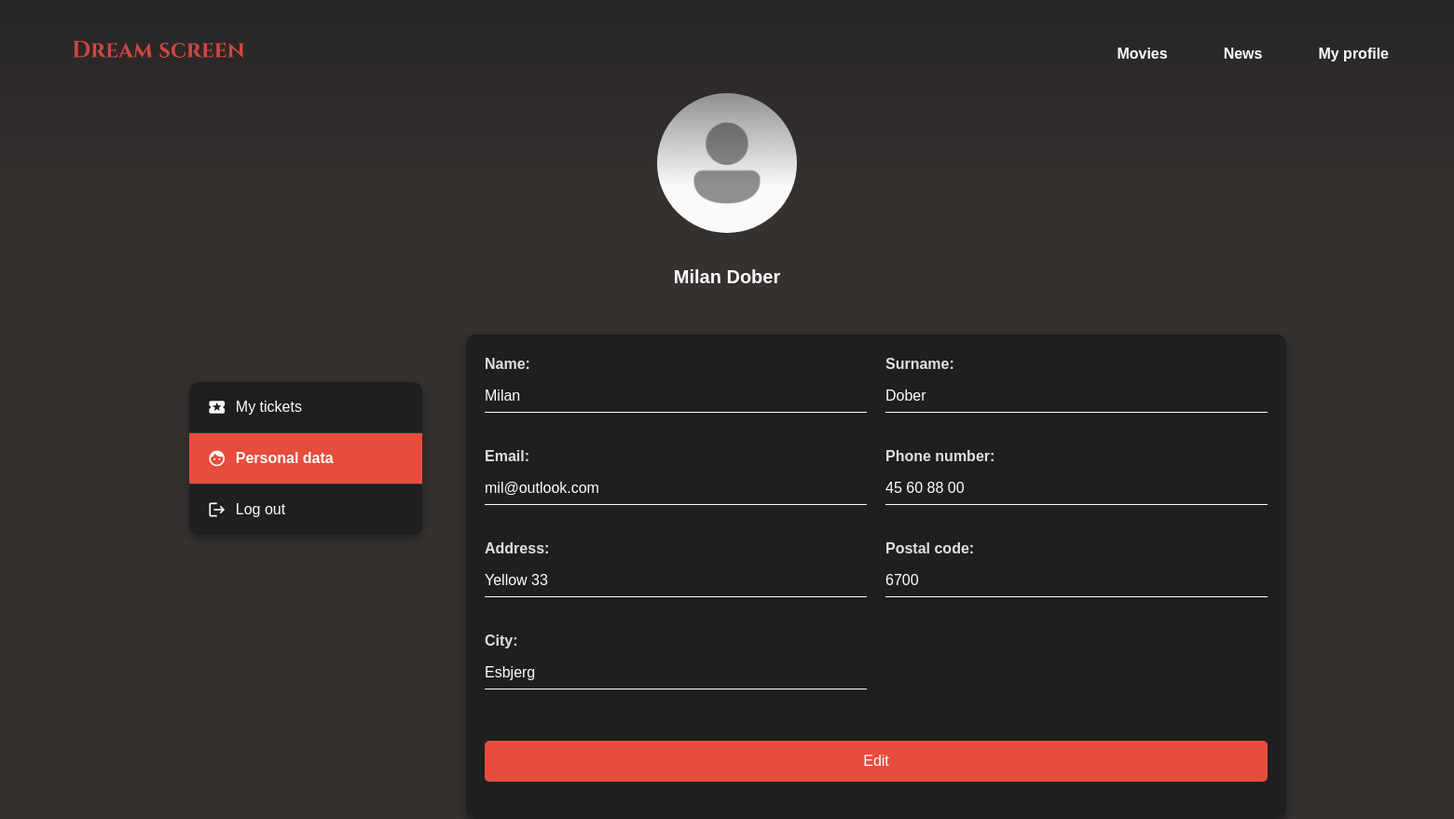
Page /user_profile/views/user_data.php (signed in) on the committed database.
### tables this page shows
CREATE TABLE User (
    userID INT AUTO_INCREMENT PRIMARY KEY,
    firstName VARCHAR(80) NOT NULL,
    lastName VARCHAR(80) NOT NULL,
    email VARCHAR(100) NOT NULL,
    userPicture VARCHAR(255),
    phoneNumber VARCHAR(11),
    password VARCHAR(100) NOT NULL,
    street VARCHAR(100),
    postalCode VARCHAR(4),
    FOREIGN KEY (postalCode) REFERENCES PostalCode(postalCode)
);

CREATE TABLE PostalCode (
    postalCode VARCHAR(4) NOT NULL PRIMARY KEY,
    city CHAR(80) NOT NULL
);

### user_profile/templates/user_sidebar_logic.php (called while the page is built, shortened)
<?php
require_once '../classes/user.php';
$userID = $_SESSION['user_id'];
$user = new User();
$currentPage = basename($_SERVER['PHP_SELF']);
$userData = $user->getUserProfile($userID);
$userData = array_map(
    fn($value) => $value !== null ? htmlspecialchars($value, ENT_QUOTES, 'UTF-8') : '',
    $userData
);
?>

### user_profile/classes/user.php (called while the page is built, shortened)
<?php
require_once '../../includes/connection.php';
class User {
    private $db;
    public function __construct() {
        global $db;
        $this->db = $db;
    }
    public function getUserProfile($userID) {
        $stmt = $this->db->prepare('
            SELECT u.*, p.city
            FROM User u
            LEFT JOIN PostalCode p ON u.postalCode = p.postalCode
            WHERE userID = :userID
        ');
        $stmt->execute(['userID' => $userID]);
        return $stmt->fetch(PDO::FETCH_ASSOC);
    }
}

### loginPDO/actions/session.php (called while the page is built, shortened)
<?php
function logged_in(){
    return isset($_SESSION['user_id']);
}
?>

### user_profile/views/user_data.php (the view, shortened to what this page needs)
<?php
require_once '../classes/user.php';
require_once '../templates/user_sidebar.php';
require_once '../../navbar_footer/cinema_navbar.php';
$userID = $_SESSION['user_id'];
$user = new User();
$userData = $user->getUserProfile($userID);
$userData = array_map(fn($value) => htmlspecialchars($value ?? '', ENT_QUOTES, 'UTF-8'), $userData);
?>
<!DOCTYPE html>
<html lang="en">
<head>
    <link rel="stylesheet" href="../../css/style.css">
</head>
<body>
<div class="user-account-main">
    <div class="user-account-data">
        <div class="user-account-form-container">
            <div class="form-group">
                <label>Name:</label>
                <p><?= $userData['firstName'] ?? 'Not provided'; ?></p>
            </div>
            <div class="form-group">
                <label>Surname:</label>
                <p><?= $userData['lastName'] ?? 'Not provided'; ?></p>
            </div>
            <div class="form-group">
                <label>Email:</label>
                <p><?= $userData['email'] ?? 'Not provided'; ?></p>
            </div>
            <div class="form-group">
                <label>Phone number:</label>
                <p><?= $userData['phoneNumber'] ?? 'Not provided'; ?></p>
            </div>
            <div class="form-group">
                <label>Address:</label>
                <p><?= $userData['street'] ?? 'Not provided'; ?></p>
            </div>
            <div class="form-group">
                <label>Postal code:</label>
                <p><?= $userData['postalCode'] ?? 'Not provided'; ?></p>
            </div>
            <div class="form-group">
                <label>City:</label>
                <p><?= $userData['city'] ?? 'Not provided'; ?></p>
            </div>
        </div>
        <div class="form-actions">
            <a href="edit_user.php" class="user-account-edit-btn">Edit</a>
        </div>
    </div>
</div>
</body>
</html>

### user_profile/templates/user_sidebar.php (shortened to what this page needs)
<?php require_once 'user_sidebar_logic.php'; ?>
<ul class="user-account-sidebar">
    <li class="user-nav-item">
        <a href="../views/tickets.php" class="user-account-sidebar-link <?= $currentPage === 'tickets.php' ? 'active' : ''; ?>">
            <span class="material-icons">local_activity</span> My tickets
        </a>
    </li>
    <li class="user-nav-item">
        <a href="../views/user_data.php" class="user-account-sidebar-link <?= $currentPage === 'user_data.php' ? 'active' : ''; ?>">
            <span class="material-icons">face</span> Personal data
        </a>
    </li>
    <li class="user-nav-item">
        <a href="../../loginPDO/actions/logout.php" class="user-account-sidebar-link">
            <span class="material-icons">logout</span> Log out
        </a>
    </li>
</ul>
    <section class="user-account-profile">
    <?php
$profilePicture = !empty($userData['userPicture']) ? $userData['userPicture'] : '../../includes/media/other/user_default.png';
?>
<img src="<?= $profilePicture ?>" alt="Profile Picture" class="user-account-avatar">
<h2 class="user-account-name"><?= $userData['firstName'] . ' ' . $userData['lastName']; ?></h2>
</section>

### navbar_footer/cinema_navbar.php (shortened to what this page needs)
<?php
require_once(__DIR__ . "/../loginPDO/actions/session.php");
?>
<!DOCTYPE html>
<html lang="en">
<head>
</head>
<body>
</body>
</html>
    <nav class="navbar">
        <div class="logo">
            <a href="../../core/views/home.php"><img src="../../includes/media/logo/dream-screen-red.png" alt="Dream Screen Logo"></a>
        </div>
        <ul class="nav-links">
            <li><a href="../../movies/views/all_movies.php">Movies</a></li>
            <li><a href="../../news/views/all_news.php">News</a></li>
            <li>
            <?php if (logged_in()): ?>
                <a href="../../user_profile/views/tickets.php">My profile</a>
            <?php else: ?>
                <a href="../../loginPDO/views/login.php">Login</a>
            <?php endif; ?>
        </li>
        </ul>
    </nav>

### css/style.css (style rules this page uses)
body { font-family: Arial, Helvetica, sans-serif; background: #36302F; color: #E0E0E0; margin: 0; padding: 0; box-sizing: border-box; line-height: 1.5; }
h1, h2, h3, h4, h5 { color: #ffffff; font-weight: 600; margin: 1em 0 0.5em; line-height: 1.2; }
h2 { font-size: 1.7em; padding-bottom: 20px; text-align: center; }
p { color: #E0E0E0; }
.navbar { background: linear-gradient(to bottom, #262525 0%, rgba(38, 37, 37, 0) 100%); padding: 30px 60px; display: flex; justify-content: space-between; position: absolute; width: 100%; max-width: 100vw; top: 0; z-index: 1000; height: 200px; box-sizing: border-box; overflow: hidden; }
.navbar .logo img { width: 200px; padding: 10px; }
.nav-links { display: flex; gap: 40px; list-style: none; }
.nav-links a { color: #fff; text-decoration: none; position: relative; font-weight: bold; padding: 10px 10px; }
.nav-links a::after { content: ''; position: absolute; width: 100%; height: 2px; background-color: #CB4540; bottom: -5px; left: 0; transform: scaleX(0); transition: transform 0.3s ease; }
.user-account-profile { display: flex; flex-direction: column; align-items: center; margin-bottom: 20px; margin-top: 100px; }
.user-account-avatar { width: 150px; height: 150px; border-radius: 50%; margin-bottom: 15px; }
.user-account-name { font-size: 20px; text-align: center; color: #ffffff; font-weight: bold; margin-bottom: 10px; }
.user-account-sidebar { list-style: none; padding: 0; margin-top: 310px; margin-left: 13%; width: 250px; background: #1f1f1f; border-radius: 10px; position: fixed; box-shadow: 0px 4px 8px rgba(0, 0, 0, 0.3); }
.user-nav-item { border-bottom: 1px solid #333; }
.user-nav-item:last-child { border-bottom: none; }
.user-account-sidebar-link { display: flex; align-items: center; padding: 15px 20px; text-decoration: none; color: #fff; font-size: 16px; transition: background-color 0.3s, color 0.3s; }
.user-account-sidebar-link span.material-icons { margin-right: 10px; font-size: 20px; }
.user-account-sidebar-link.active { background-color: #e74c3c; color: #fff; font-weight: bold; }
.user-account-main { display: flex; justify-content: space-between; padding: 0; margin-left: 500px; width: 1200px; }
.user-account-data { width: 70%; background-color: #2b2b2b; padding: 20px; border-radius: 10px; box-shadow: 0 4px 8px rgba(0, 0, 0, 0.3); background: #1f1f1f; }
.user-account-form-container { display: grid; grid-template-columns: 1fr 1fr; gap: 20px; }
.form-group label { font-weight: bold; margin-bottom: 5px; display: block; fill:none; }
.form-group p { border: none; border-bottom: 1px solid #fff; color: #ffffff; padding: 5px 0; background-color: transparent; margin: 0; }
.user-account-edit-btn { padding: 10px 40px; background-color: #e74c3c; border: none; color: #ffffff; border-radius: 5px; cursor: pointer; font-size: 16px; text-align: center; text-decoration: none; display: block; margin: 40px 0 20px 0; text-align: center; }
.form-group { margin-bottom: 15px; text-align: left; background-color: none; }
label { display: block; font-weight: bold; margin-bottom: 5px; }

### rows in the picture
user: firstName "Milan", lastName "Dober", email "mil@outlook.com", phoneNumber "45 60 88 00", street "Yellow 33", postalCode "6700", postalCode.city "Esbjerg"
